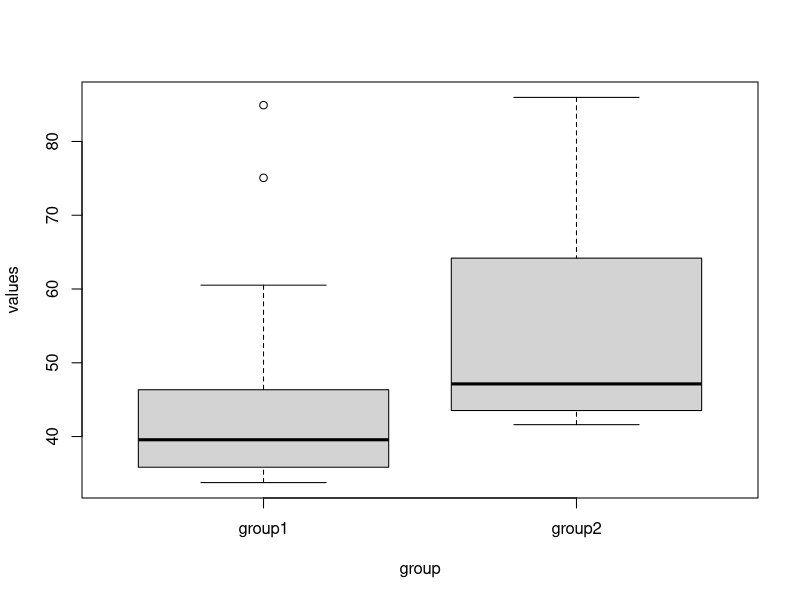
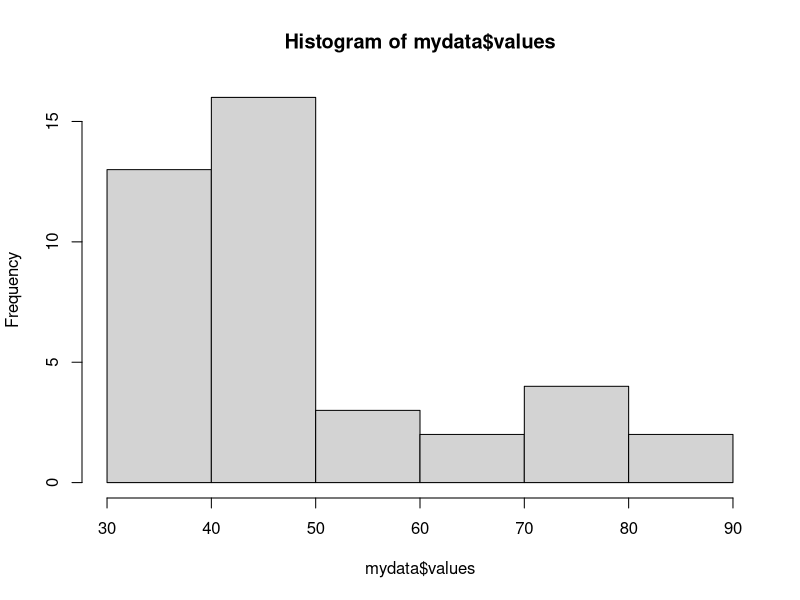
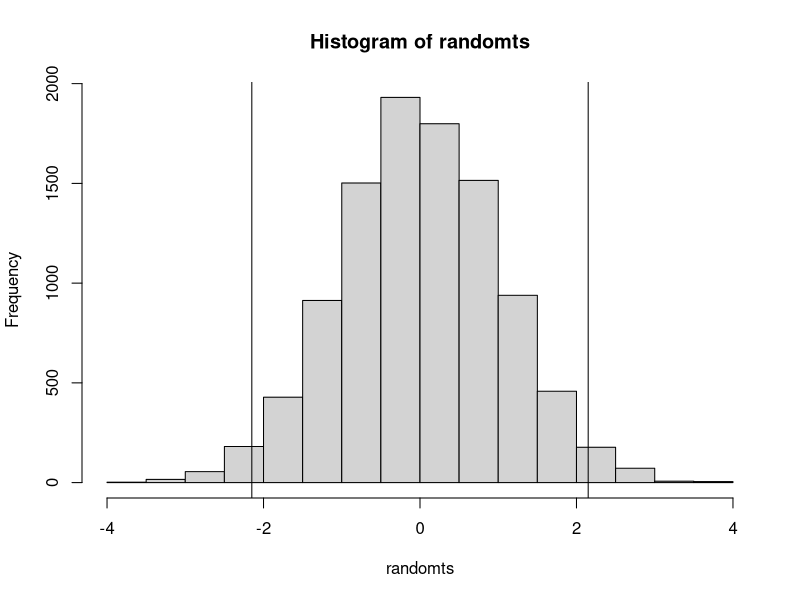
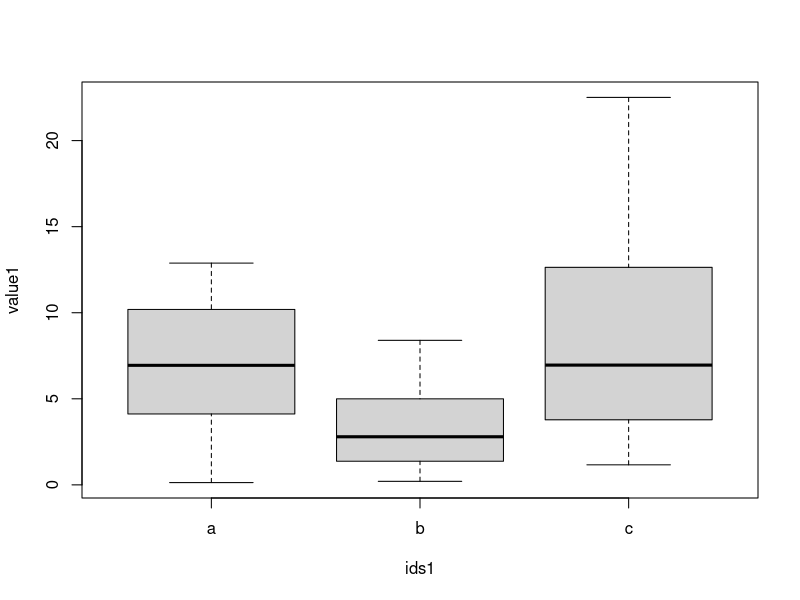
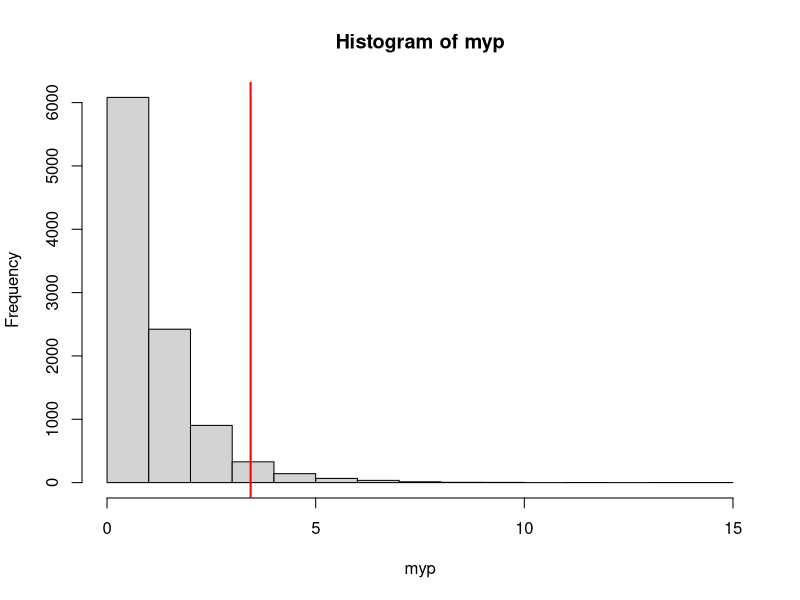
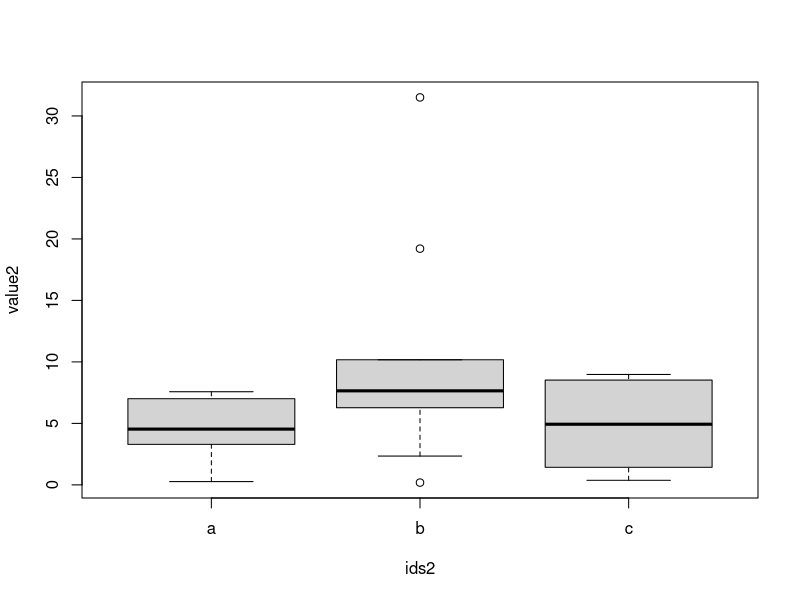
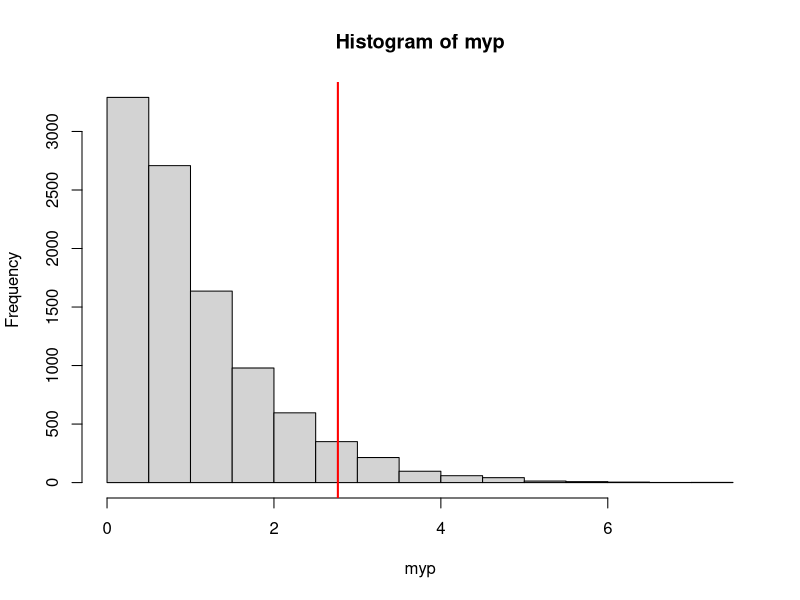

R code for these plots, in order: (Note: this script raises an error after producing the figures.)
######  PERMUTATION / RANDOMIZATION TESTS  .... introduction   ######



###### there are lots of built in ways of permuting/randomizing data in R. 


## First one is combn()
## produces all combination of set of elements of a given size. - does not take order into account.

combn(c("purple", "pink", "green", "yellow", "orange", "white"), 4)

mycolors <- c("purple", "pink", "green", "yellow", "orange", "white")
mycolors
combn(mycolors, 3)

combn(letters[1:4],2)



## we probably remember sample()

sample(mycolors)                 # run it a few times
sample(mycolors,3)               # run it a few times
sample(mycolors,3, replace=T)    # run it a few times



## replicate() can be useful here too

replicate(10, sample(mycolors,3))   # see what it did ?




# there are lots of fun things in R to do with permutations/randomizations/sambling/combinations,
# we'll do more in later tutorials.....




#### Permuting/Randomizing Data  - Some introductory comments ####

# General principle:   Is the pattern in the data that we observe likely to have arisen by chance, or not?

# Essentially we will randomly shuffle our data (or e.g. the groups our data belong to) and examine how often
# our data lead to an observed parameter (mean, sum) of a group, 
# or how ofen our observed statistic (e.g. t-statistic, F-value) arises, compared to N shuffles of the data.

## Advantages:
# We do not have to worry about whether our data are normally distributed or groups have equal variances
# We are not assuming our data are sampled from some general population/distribution
# Very useful for skewed data, small sample sizes.

## Things to remember:
# data should still be independent of one another                                                                                                                                                                                                                                                                        
# One criticism of permutation/randomization tests is whether their results are generalizable to a theoretical general population
# The degree to which they are generalizable is dependent upon how 'at random' our sample was drawn from a general population

# a good reference: http://biol09.biol.umontreal.ca/PLcourses/Statistical_tests.pdf
                                                    




# It's best to learn their utility from some simple examples ...




#### Example 1.  - A complete permutation test  ####

x <- c(25.17, 20.57, 19.03)
y <- c(25.88, 25.20, 23.75, 26.99)

length(x)         # [1] 3
length(y)         # [1] 4
length(c(x,y))    # [1] 7

choose(7,3) # [1] 35, There are 35 ways of dividing the 7 observations into samples of size 3 and 4
choose(7,4) # [1] 35, it's the same.


sum(x) # [1] 64.77

combn(c(x,y),3)  #produces all 35 combinations of picking any 3 of our sample of 7

apply(combn(c(x,y),3),2,sum) #for all columns (denoted by the '2') apply the function sum

sort(apply(combn(c(x,y),3),2,sum)) #and sort them

2/35 # p is 2/35 or how much of the distribution are less than or equal to the observed 
     # [1] 0.05714286
     # Note that only in the case of no x-y overlap is a p-value below .05 possible here.







#### Example 2.  Comparing 2 groups - randomized permutation t-test ####


# e.g. comparing the reaction times of two groups

group1 <- c(36.30,  42.07,  39.97,  39.33,  33.76,  33.91,  39.65,  84.92,  40.70,  39.65,
39.48,  35.38,  75.07,  36.46,  38.73,  33.88,  34.39,  60.52,  53.63,  50.62)

group2 <- c(49.48,  43.30,  85.97,  46.92,  49.18,  79.30,  47.35,  46.52,  59.68,  42.89,
49.29,  68.69,  41.61,  46.81,  43.75,  46.55,  42.33,  71.48,  78.95,  42.06)

mydata <- data.frame(values=c(group1,group2), group=rep(c("group1", "group2"),each=20))

mydata

boxplot(values~group,mydata)
t.test(values~group,mydata)                        # t=-2.1496, p=0.03802

hist(mydata$values)
shapiro.test(mydata$values)                        # not normally distributed
bartlett.test(mydata$values, mydata$group)         # variances equal


mydata$group
sample(mydata$group)  # run this a few times to see what happens

split(mydata$values, sample(mydata$group))  # run this a few times to see what happens

#run the beneath 4 lines a few times
a <- split(mydata$values, sample(mydata$group))
a[[1]]
a[[2]]
t.test(a[[1]],a[[2]])

mytest <- t.test(a[[1]],a[[2]])
mytest
str(mytest)
mytest$statistic
mytest[[1]]

t.test(a[[1]],a[[2]])$statistic  #these look awful, but return the t-statistic effectively
t.test(a[[1]],a[[2]])[[1]]



## going to put above into a for loop.....

results <- vector("list",10000)  # this will store our results

# might take 1 minute.   Store all t-statistics generated from 10000 randomizations (each [i])

for(i in 1:10000){
  a <- split(mydata$values, sample(mydata$group))
  results[[i]] <- t.test(a[[1]],a[[2]])[[1]]
}

results # these results are stored as a list because we told it to

unlist(results) #unpack from the list
 
as.numeric(unlist(results)) #we don't need the t...

randomts <- as.numeric(unlist(results)) #we don't need the t...

hist(randomts)      # t values we would be likely to obtain when the null is true
abline(v= -2.1496)  #this was the t-statistic from our initial observed data

sum(randomts <= -2.1496)  #182 (yours may vary slightly as your randomizations won't be exactly the same)

sum(randomts <= -2.1496) / 10000   # our generated 'exact' p-value for one tailed # [1] 0.0182


abline(v= 2.1496) # what about the other end of the distribution ?
sum(randomts <= -2.1496)
sum(randomts >=  2.1496)

(sum(randomts <= -2.1496) + sum(randomts >=  2.1496))  #375 - number of instance of a t-statistic as

(sum(randomts <= -2.1496) + sum(randomts >=  2.1496))  / 10000    # [1] 0.0375



# another tip:   If your data contain many 'ties' as often is the case using scaled data,
# you might want to consider using something like the mean or sum of group 1 to compare to randomized data,
# rather than a continuous variable like the t-statistic.






#### Example 3.  Randomized One-Way ANOVA ####

# The basic idea is that if the null is true, the group labels are arbitrary - you don't change the distributions by shuffling them.


# Say we've measured the amount of iron in rocks
# We have collected 10 samples from 3 different regions (a=Arizona, b=Bermuda, c=Colorado)

# We do a One-Way ANOVA and I get a difference between the 3 regions. 

# But was this chance?

# Perhaps we had non normality and/or heterogeneous variances between groups...
# and a non-parametric test suggests no differences...

# Options ?  - transform data?, do One-Way ANOVA with Welchs correction ?, Permutation test?


# Advantage of Permutations/Ranomizations:
# - you don't need to worry as much about normality/equal variances



# Example 3a

rocks <- read.csv("rocks.csv")

rocks

boxplot(value1 ~ ids1, rocks)

summary(aov(value1 ~ ids1, rocks))              # significant p=0.0467, F=3.441
kruskal.test(value1 ~ ids1, rocks)              # not signficiant
shapiro.test(rocks$value1)                      # not normal
bartlett.test(rocks$value1, rocks$ids1)         # non equal variances


## lets do a randomization test.
# we will randomize the order of the ids here.

rocks$value1
ironvalue <- rocks$value1
ironvalue

rocks$ids1
place <- rocks$ids1
place
table(place)

# a  b  c 
# 10 10 10 

sample(place) # run this a few times - it generates reordered versions of ids1.

summary(aov(ironvalue ~ place))              # same as before  -  p=0.0467, F=3.441

summary(aov(ironvalue ~ sample(place)))      # keep running, will be different

myoutput <- summary(aov(ironvalue ~ sample(place)))      
myoutput
str(myoutput)

summary(aov(ironvalue ~ sample(place)))[[1]][4]  #first thing in list, fourth index = F-value
summary(aov(ironvalue ~ sample(place)))[[1]][[4]]  #double bracket gets rid of some of the text
summary(aov(ironvalue ~ sample(place)))[[1]][[4]][1]  #this is the p-value !!!

#now let's get that p-value 10,000 times

replicate(10000, summary(aov(ironvalue ~ sample(place)))[[1]][[4]][1])   #this will take about 1-2 minutes

myp <- replicate(10000, summary(aov(ironvalue ~ sample(place)))[[1]][[4]][1])

hist(myp)
abline(v=3.441, col="red", lwd=2)

sum(myp>=3.441) #the proportion of myp 's F statistics that are >= the observed value of 3.441
# [1] 417

sum(myp>=3.441) /10000     # [1] 0.0417   - only 4.17% of samples had F values higher than our observed




#####  Example 3b

boxplot(value2 ~ ids2, rocks)

summary(aov(value2 ~ ids2, rocks))              # not significant   p=.0808, F=2.766
kruskal.test(value2 ~ ids2, rocks)              # not signficiant   p=.1554
shapiro.test(rocks$value2)                      # not normal
bartlett.test(rocks$value2, rocks$ids2)         # non equal variances

myp <- replicate(10000, summary(aov(rocks$value2 ~ sample(rocks$ids2)))[[1]][[4]][1])   #this will take about 1-2 minutes

hist(myp)
abline(v=2.766, col="red", lwd=2)
sum(myp>=2.766) /10000  #[1] 0.0558

#note: 10,000 randomizations are probably the minimum you'd want to do - could do e.g. up to 100,000




# Example 3c  - from bloodwork.csv

boxplot(immuncount ~ state, df)

summary(aov(immuncount ~ state, df))
pairwise.t.test(df$immuncount,df$state , p.adjust.method="holm")


summary(aov(immuncount ~ state, df))              # not significant   p=.0782, F=2.805
kruskal.test(immuncount ~ state, df)              # not signficiant   p=.1257
shapiro.test(df$immuncount)                       # not normal
bartlett.test(df$immuncount, df$state)            # variances are equal

myp <- replicate(10000, summary(aov(df$immuncount ~ sample(df$state)))[[1]][[4]][1])   #this will take about 1-2 minutes

hist(myp)
abline(v=2.805, col="red", lwd=2)
sum(myp>=2.805) /10000  #what do you think it will turn out to be ?



